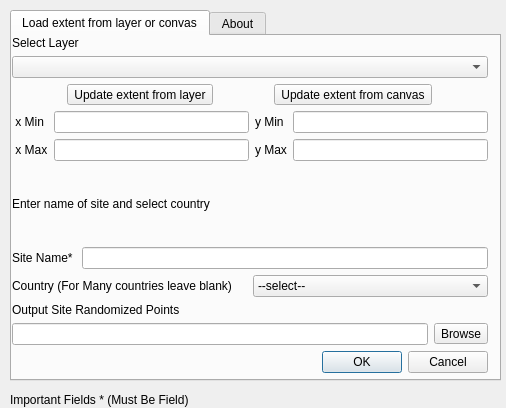
<?xml version="1.0" encoding="UTF-8"?>
<ui version="4.0">
 <class>extgen</class>
 <widget class="QDialog" name="extgen">
  <property name="geometry">
   <rect>
    <x>0</x>
    <y>0</y>
    <width>506</width>
    <height>408</height>
   </rect>
  </property>
  <property name="windowTitle">
   <string>Generate random site from extent</string>
  </property>
  <widget class="QTabWidget" name="tabWidget">
   <property name="geometry">
    <rect>
     <x>10</x>
     <y>10</y>
     <width>491</width>
     <height>371</height>
    </rect>
   </property>
   <property name="currentIndex">
    <number>0</number>
   </property>
   <widget class="QWidget" name="tabVector">
    <attribute name="title">
     <string>Load extent from layer or convas</string>
    </attribute>
    <widget class="QWidget" name="verticalLayoutWidget">
     <property name="geometry">
      <rect>
       <x>0</x>
       <y>0</y>
       <width>476</width>
       <height>337</height>
      </rect>
     </property>
     <layout class="QVBoxLayout" name="verticalLayout_2">
      <item>
       <widget class="QLabel" name="label_3">
        <property name="sizePolicy">
         <sizepolicy hsizetype="Fixed" vsizetype="Fixed">
          <horstretch>0</horstretch>
          <verstretch>0</verstretch>
         </sizepolicy>
        </property>
        <property name="text">
         <string>Select Layer</string>
        </property>
       </widget>
      </item>
      <item>
       <widget class="QComboBox" name="inShape"/>
      </item>
      <item>
       <layout class="QHBoxLayout" name="horizontalLayout">
        <item>
         <widget class="QToolButton" name="btnUpdate">
          <property name="text">
           <string>Update extent from layer</string>
          </property>
         </widget>
        </item>
        <item>
         <widget class="QToolButton" name="btnCanvas">
          <property name="text">
           <string>Update extent from canvas</string>
          </property>
         </widget>
        </item>
       </layout>
      </item>
      <item>
       <layout class="QGridLayout" name="gridLayout_2">
        <item row="0" column="1">
         <widget class="QLineEdit" name="xMin">
          <property name="readOnly">
           <bool>true</bool>
          </property>
         </widget>
        </item>
        <item row="1" column="0">
         <widget class="QLabel" name="label_5">
          <property name="sizePolicy">
           <sizepolicy hsizetype="Fixed" vsizetype="Fixed">
            <horstretch>0</horstretch>
            <verstretch>0</verstretch>
           </sizepolicy>
          </property>
          <property name="text">
           <string> x Max</string>
          </property>
         </widget>
        </item>
        <item row="1" column="1">
         <widget class="QLineEdit" name="xMax">
          <property name="readOnly">
           <bool>true</bool>
          </property>
         </widget>
        </item>
        <item row="0" column="3">
         <widget class="QLineEdit" name="yMin">
          <property name="readOnly">
           <bool>true</bool>
          </property>
         </widget>
        </item>
        <item row="0" column="2">
         <widget class="QLabel" name="label_6">
          <property name="sizePolicy">
           <sizepolicy hsizetype="Fixed" vsizetype="Fixed">
            <horstretch>0</horstretch>
            <verstretch>0</verstretch>
           </sizepolicy>
          </property>
          <property name="text">
           <string>y Min</string>
          </property>
         </widget>
        </item>
        <item row="0" column="0">
         <widget class="QLabel" name="label_4">
          <property name="sizePolicy">
           <sizepolicy hsizetype="Fixed" vsizetype="Fixed">
            <horstretch>0</horstretch>
            <verstretch>0</verstretch>
           </sizepolicy>
          </property>
          <property name="text">
           <string> x Min</string>
          </property>
         </widget>
        </item>
        <item row="1" column="2">
         <widget class="QLabel" name="label_7">
          <property name="sizePolicy">
           <sizepolicy hsizetype="Fixed" vsizetype="Fixed">
            <horstretch>0</horstretch>
            <verstretch>0</verstretch>
           </sizepolicy>
          </property>
          <property name="text">
           <string>y Max</string>
          </property>
         </widget>
        </item>
        <item row="1" column="3">
         <widget class="QLineEdit" name="yMax">
          <property name="readOnly">
           <bool>true</bool>
          </property>
         </widget>
        </item>
       </layout>
      </item>
      <item>
       <widget class="QLabel" name="label_12">
        <property name="text">
         <string>Enter name of site and select country</string>
        </property>
       </widget>
      </item>
      <item>
       <layout class="QHBoxLayout" name="horizontalLayout_7">
        <item>
         <widget class="QLabel" name="label_9">
          <property name="text">
           <string>Site Name* </string>
          </property>
         </widget>
        </item>
        <item>
         <widget class="QLineEdit" name="site"/>
        </item>
       </layout>
      </item>
      <item>
       <layout class="QHBoxLayout" name="horizontalLayout_8">
        <item>
         <widget class="QLabel" name="label_11">
          <property name="text">
           <string>Country (For Many countries leave blank)</string>
          </property>
         </widget>
        </item>
        <item>
         <widget class="QComboBox" name="country">
          <item>
           <property name="text">
            <string>--select--</string>
           </property>
          </item>
          <item>
           <property name="text">
            <string>Cote d'Ivoire</string>
           </property>
          </item>
          <item>
           <property name="text">
            <string>Angola</string>
           </property>
          </item>
          <item>
           <property name="text">
            <string>Burkina Faso</string>
           </property>
          </item>
          <item>
           <property name="text">
            <string>Burundi</string>
           </property>
          </item>
          <item>
           <property name="text">
            <string>Benin</string>
           </property>
          </item>
          <item>
           <property name="text">
            <string>Botswana</string>
           </property>
          </item>
          <item>
           <property name="text">
            <string>Congo, DRC</string>
           </property>
          </item>
          <item>
           <property name="text">
            <string>Central African Republic</string>
           </property>
          </item>
          <item>
           <property name="text">
            <string>Congo</string>
           </property>
          </item>
          <item>
           <property name="text">
            <string>Cameroon</string>
           </property>
          </item>
          <item>
           <property name="text">
            <string>Djibouti</string>
           </property>
          </item>
          <item>
           <property name="text">
            <string>Algeria</string>
           </property>
          </item>
          <item>
           <property name="text">
            <string>Egypt</string>
           </property>
          </item>
          <item>
           <property name="text">
            <string>Western Sahara</string>
           </property>
          </item>
          <item>
           <property name="text">
            <string>Eritrea</string>
           </property>
          </item>
          <item>
           <property name="text">
            <string>Ethiopia</string>
           </property>
          </item>
          <item>
           <property name="text">
            <string>Gabon</string>
           </property>
          </item>
          <item>
           <property name="text">
            <string>Ghana</string>
           </property>
          </item>
          <item>
           <property name="text">
            <string>The Gambia</string>
           </property>
          </item>
          <item>
           <property name="text">
            <string>Guinea</string>
           </property>
          </item>
          <item>
           <property name="text">
            <string>Equatorial Guinea</string>
           </property>
          </item>
          <item>
           <property name="text">
            <string>Guinea-Bissau</string>
           </property>
          </item>
          <item>
           <property name="text">
            <string>Kenya</string>
           </property>
          </item>
          <item>
           <property name="text">
            <string>Comoros</string>
           </property>
          </item>
          <item>
           <property name="text">
            <string>Liberia</string>
           </property>
          </item>
          <item>
           <property name="text">
            <string>Lesotho</string>
           </property>
          </item>
          <item>
           <property name="text">
            <string>Libya</string>
           </property>
          </item>
          <item>
           <property name="text">
            <string>Morocco</string>
           </property>
          </item>
          <item>
           <property name="text">
            <string>Madagascar</string>
           </property>
          </item>
          <item>
           <property name="text">
            <string>Mali</string>
           </property>
          </item>
          <item>
           <property name="text">
            <string>Mauritania</string>
           </property>
          </item>
          <item>
           <property name="text">
            <string>Mauritius</string>
           </property>
          </item>
          <item>
           <property name="text">
            <string>Malawi</string>
           </property>
          </item>
          <item>
           <property name="text">
            <string>Mozambique</string>
           </property>
          </item>
          <item>
           <property name="text">
            <string>Namibia</string>
           </property>
          </item>
          <item>
           <property name="text">
            <string>Niger</string>
           </property>
          </item>
          <item>
           <property name="text">
            <string>Nigeria</string>
           </property>
          </item>
          <item>
           <property name="text">
            <string>Reunion</string>
           </property>
          </item>
          <item>
           <property name="text">
            <string>Rwanda</string>
           </property>
          </item>
          <item>
           <property name="text">
            <string>Seychelles</string>
           </property>
          </item>
          <item>
           <property name="text">
            <string>Sudan</string>
           </property>
          </item>
          <item>
           <property name="text">
            <string>Sierra Leone</string>
           </property>
          </item>
          <item>
           <property name="text">
            <string>Senegal</string>
           </property>
          </item>
          <item>
           <property name="text">
            <string>Somalia</string>
           </property>
          </item>
          <item>
           <property name="text">
            <string>Sao Tome &amp; Principe</string>
           </property>
          </item>
          <item>
           <property name="text">
            <string>Swaziland</string>
           </property>
          </item>
          <item>
           <property name="text">
            <string>Chad</string>
           </property>
          </item>
          <item>
           <property name="text">
            <string>Togo</string>
           </property>
          </item>
          <item>
           <property name="text">
            <string>Tunisia</string>
           </property>
          </item>
          <item>
           <property name="text">
            <string>Tanzania</string>
           </property>
          </item>
          <item>
           <property name="text">
            <string>Uganda</string>
           </property>
          </item>
          <item>
           <property name="text">
            <string>Mayotte</string>
           </property>
          </item>
          <item>
           <property name="text">
            <string>South Africa</string>
           </property>
          </item>
          <item>
           <property name="text">
            <string>Zambia</string>
           </property>
          </item>
          <item>
           <property name="text">
            <string>Zimbabwe</string>
           </property>
          </item>
         </widget>
        </item>
       </layout>
      </item>
      <item>
       <widget class="QLabel" name="label_8">
        <property name="sizePolicy">
         <sizepolicy hsizetype="Fixed" vsizetype="Fixed">
          <horstretch>0</horstretch>
          <verstretch>0</verstretch>
         </sizepolicy>
        </property>
        <property name="text">
         <string>Output Site Randomized Points</string>
        </property>
       </widget>
      </item>
      <item>
       <layout class="QHBoxLayout" name="_2">
        <item>
         <widget class="QLineEdit" name="outShape">
          <property name="readOnly">
           <bool>true</bool>
          </property>
         </widget>
        </item>
        <item>
         <widget class="QToolButton" name="toolOut">
          <property name="text">
           <string>Browse</string>
          </property>
         </widget>
        </item>
       </layout>
      </item>
      <item>
       <widget class="QDialogButtonBox" name="buttonBox">
        <property name="orientation">
         <enum>Qt::Horizontal</enum>
        </property>
        <property name="standardButtons">
         <set>QDialogButtonBox::Cancel|QDialogButtonBox::Ok</set>
        </property>
       </widget>
      </item>
     </layout>
    </widget>
   </widget>
   <widget class="QWidget" name="tabAbout">
    <attribute name="title">
     <string>About</string>
    </attribute>
    <widget class="QLabel" name="label_10">
     <property name="geometry">
      <rect>
       <x>20</x>
       <y>5</y>
       <width>311</width>
       <height>91</height>
      </rect>
     </property>
     <property name="text">
      <string>&lt;html&gt;&lt;head/&gt;&lt;body&gt;&lt;p&gt;Load extent&lt;/p&gt;&lt;/body&gt;&lt;/html&gt;</string>
     </property>
     <property name="scaledContents">
      <bool>false</bool>
     </property>
     <property name="alignment">
      <set>Qt::AlignCenter</set>
     </property>
     <property name="wordWrap">
      <bool>true</bool>
     </property>
     <property name="textInteractionFlags">
      <set>Qt::LinksAccessibleByMouse|Qt::TextSelectableByKeyboard|Qt::TextSelectableByMouse</set>
     </property>
    </widget>
   </widget>
  </widget>
  <widget class="QLabel" name="label_13">
   <property name="geometry">
    <rect>
     <x>10</x>
     <y>390</y>
     <width>347</width>
     <height>20</height>
    </rect>
   </property>
   <property name="text">
    <string>Important Fields * (Must Be Field)</string>
   </property>
  </widget>
 </widget>
 <resources/>
 <connections>
  <connection>
   <sender>buttonBox</sender>
   <signal>accepted()</signal>
   <receiver>extgen</receiver>
   <slot>accept()</slot>
   <hints>
    <hint type="sourcelabel">
     <x>248</x>
     <y>254</y>
    </hint>
    <hint type="destinationlabel">
     <x>157</x>
     <y>274</y>
    </hint>
   </hints>
  </connection>
  <connection>
   <sender>buttonBox</sender>
   <signal>rejected()</signal>
   <receiver>extgen</receiver>
   <slot>reject()</slot>
   <hints>
    <hint type="sourcelabel">
     <x>316</x>
     <y>260</y>
    </hint>
    <hint type="destinationlabel">
     <x>286</x>
     <y>274</y>
    </hint>
   </hints>
  </connection>
 </connections>
</ui>
